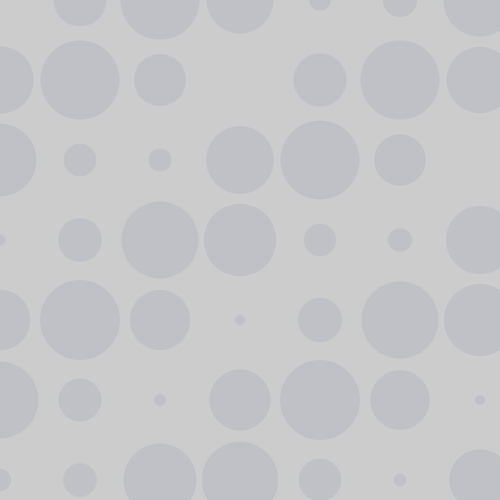
Frame 1 (no input)
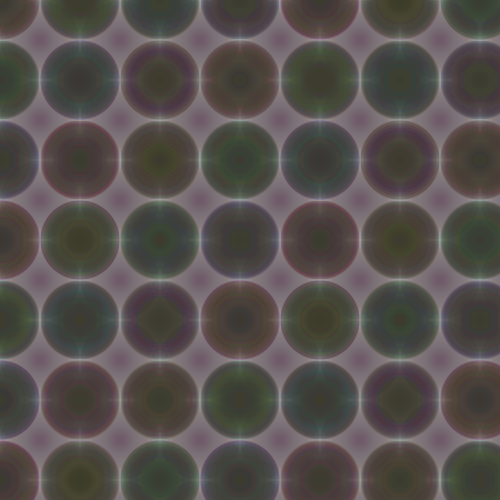
Frame 60 (the mouse pressed at the canvas centre just before this capture)
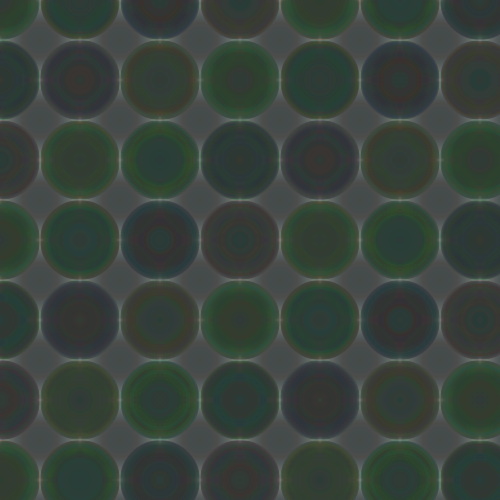
Frame 120 (the mouse held since frame 60 and released just before this capture)

The Processing sketch that drew these frames (run headless with seeded random() and noise(); from frame 60 on, the mouse is pressed at the canvas centre):

// Processing sketch: processing_135040
// ── processing_135040.pde

float r1=0;
float g1=0;
float b1=0;
float rad1=0;

int xC=0;
int counter;
int yC=0;

void setup(){
   size(500,500);
   fill(255,255,255);
   frameRate(5);
   colorMode(HSB);
   counter=0;
   
}

void draw(){
 noStroke();
 color one=color(random(255),250,100,15);
 color two=color(random(255),250,100,5);

 for(int k=0;k<7;k++){
    for(int l=0; l<7;l++){
     fill(two);
     xC=80*k+40;
     yC=80*l+40;
     
     ellipse(xC,yC,rad1*sin(counter),rad1*sin(counter));
      
    }
 }
 
 
 
for(int i=0;i<7;i++){
     for(int j=0; j<7;j++){
       xC=80*i;
       yC=80*j;
 r1=random(0,255);
 g1=random(0,255);
 b1=random(0,255);
 rad1=80;
 fill(one);
 ellipse(xC,yC,rad1*sin(counter),rad1*sin(counter));
 counter++;
 
 
 
}}}
